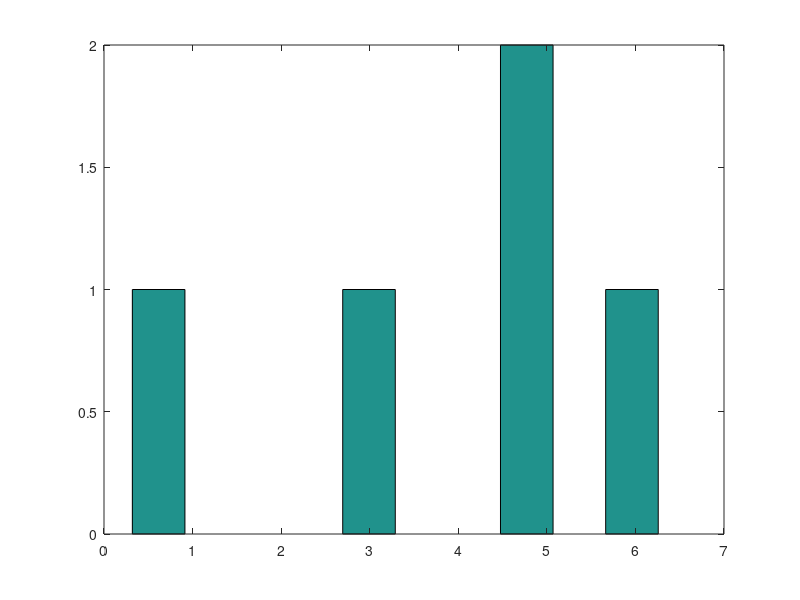

The MATLAB script that drew this image:
% Author: Emily Robideau
% Collaborators: None
% Assignment: HW8 P8

% Part a

%5 micrometers/15 minutes, 15 minute steps
N = input('How many steps?');
pos = zeros(2,N); %row 1 is angles, row 2 is net displacement from zero
msd = 0;
X = rand();
fh = @(q) q/(2*pi)+0.02*sin(2*q)-X;
q = fzero(fh,0);
pos(1,1) = q;
pos(2,1) = 5;
for i = 2:N
    X = rand();
    fh = @(q) q/(2*pi)+0.02*sin(2*q)-X;
    q = fzero(fh,0);
    pos(1,i) = q;
    pos(2,i) = sqrt(25+(pos(2,i-1)^2)-(10*pos(2,i-1)*cos(pos(1,i)))); 
    msd = msd + pos(2,i)^2;
end
MSD = msd/N;
hist(pos(1,:));

% Part b

N = input('How many steps?');
pos = zeros(2,N); %row 1 is angles, row 2 is net displacement from zero
msd = 0;
X = rand();
fh = @(q) q/(2*pi)+0.075*sin(2*q)-X;
q = fzero(fh,0);
pos(1,1) = q;
pos(2,1) = 5;
for i = 2:N
    X = rand();
    fh = @(q) q/(2*pi)+0.075*sin(2*q)-X;
    q = fzero(fh,0);
    pos(1,i) = q;
    pos(2,i) = sqrt(25+(pos(2,i-1)^2)-(10*pos(2,i-1)*cos(pos(1,i)))); 
    msd = msd + pos(2,i)^2;
end
MSD = msd/N;
hist(pos(1,:));

% Part c a

N = input('How many steps?');
pos = zeros(2,N); %row 1 is angles, row 2 is net displacement from zero
msd = 0;
X = rand();
fh = @(q) q/(2*pi)+0.04*sin(q)-X;
q = fzero(fh,0);
pos(1,1) = q;
pos(2,1) = 5;
for i = 2:N
    X = rand();
    fh = @(q) q/(2*pi)+0.04*sin(q)-X;
    q = fzero(fh,0);
    pos(1,i) = q;
    pos(2,i) = sqrt(25+(pos(2,i-1)^2)-(10*pos(2,i-1)*cos(pos(1,i)))); 
    msd = msd + pos(2,i)^2;
end
MSD = msd/N;
hist(pos(1,:));

% Part c b

N = input('How many steps?');
pos = zeros(2,N); %row 1 is angles, row 2 is net displacement from zero
msd = 0;
X = rand();
fh = @(q) q/(2*pi)+0.075*sin(q)-X;
q = fzero(fh,0);
pos(1,1) = q;
pos(2,1) = 5;
for i = 2:N
    X = rand();
    fh = @(q) q/(2*pi)+0.075*sin(q)-X;
    q = fzero(fh,0);
    pos(1,i) = q;
    pos(2,i) = sqrt(25+(pos(2,i-1)^2)-(10*pos(2,i-1)*cos(pos(1,i)))); 
    msd = msd + pos(2,i)^2;
end
MSD = msd/N;
hist(pos(1,:));